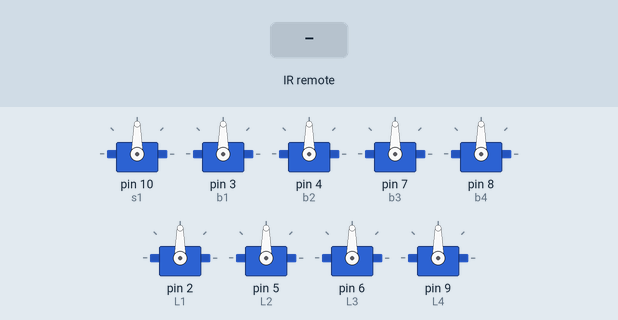
This sketch was run on a simulated Arduino Uno, built with avr-gcc and run on an emulated ATmega328P. Shown: 9 × servo. The test bench sets the inputs (shaded band).

Above: at 2.2 s.
2.3 s: infrared code 0xFF18E7 received
At 5.1 s:
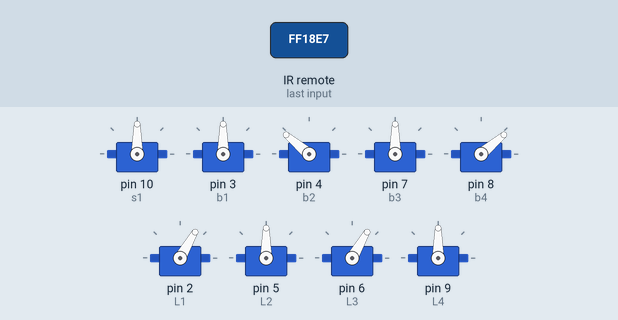
5.3 s: infrared code 0xFF10EF received
At 7.9 s:
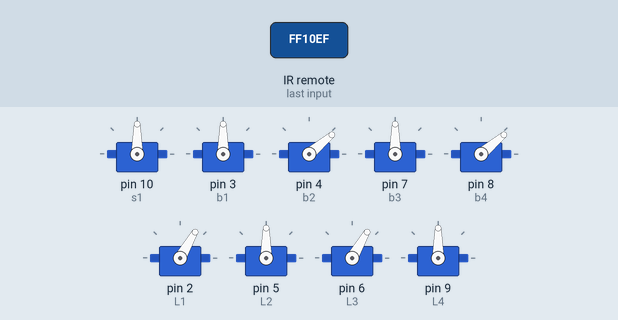
8.3 s: infrared code 0xFF5AA5 received
At 11.1 s:
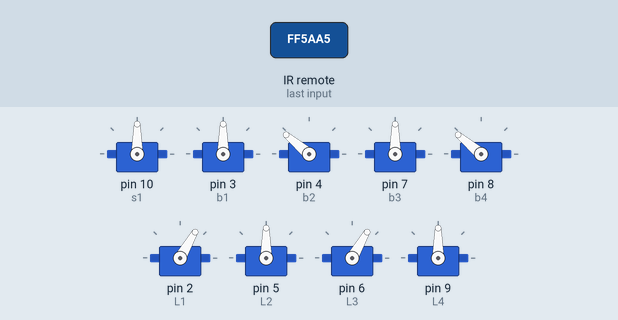
11.3 s: infrared code 0xFFA25D received
At 12.9 s:
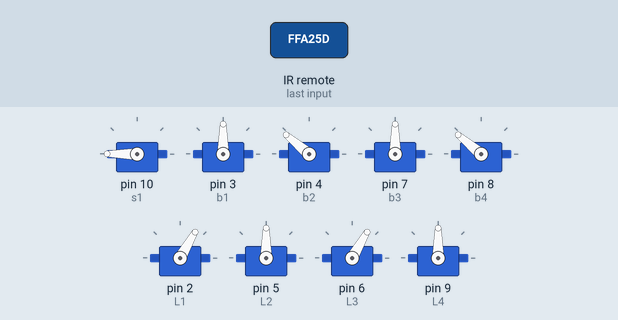
13.9 s: infrared code 0xFF629D received
At 14.07 s:
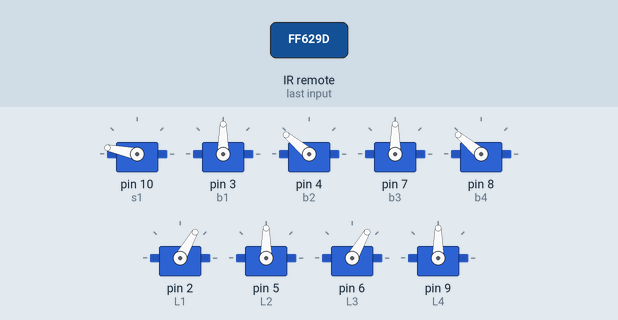
16.0 s: infrared code 0xFFE21D received
At 17.7 s:
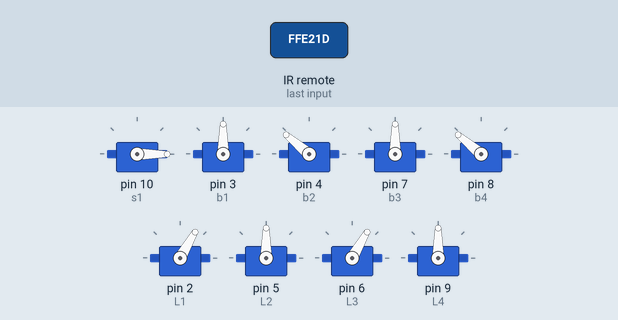
Timing chart, 0 to 19.2 s (numbered marks = the images above; inputs shaded):
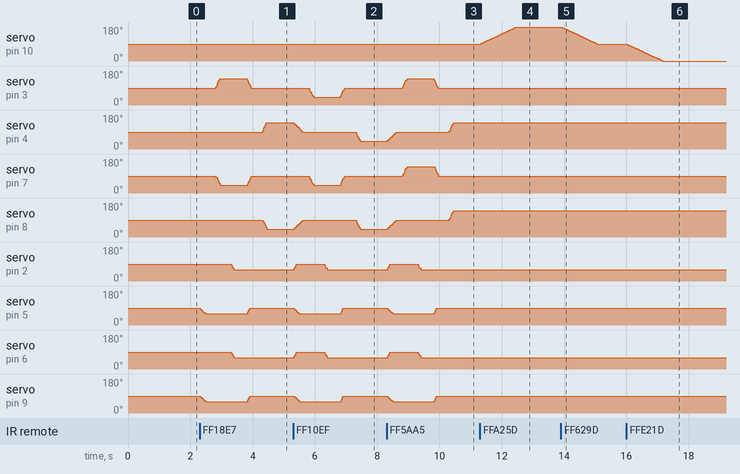

Measured:
- after the input at 2.3 s, servo on pin 3 (b1): rises from 90° to 140° in 0.14 s, then falls to 90° in 1.0 s; servo on pin 4 (b2): 90° → 140° after 2.0 s; servo on pin 8 (b4): 90° → 40° after 2.0 s; servo on pin 2 (L1), servo on pin 6 (L3): 90° → 60° after 1.0 s
- after the input at 5.3 s, servo on pin 4 (b2): moves from 140° to 40° over 2.1 s, starting at once; servo on pin 8 (b4): rises from 40° to 90° in 0.28 s, then falls to 40° in 1.8 s; servo on pin 2 (L1): 60° → 90° at once, → 60° 0.98 s later; servo on pin 6 (L3): rises from 60° to 90° in 0.08 s, then falls to 60° in 0.98 s
- after the input at 8.3 s, servo on pin 3 (b1): rises from 90° to 140° in 0.14 s, then falls to 90° in 1.0 s; servo on pin 4 (b2): moves from 40° to 140° over 2.1 s, starting at once
- after the input at 11.3 s, servo on pin 10 (s1): moves from 90° to 180° over 1.1 s, starting at once
- after the input at 13.9 s, servo on pin 10 (s1): moves from 180° to 90° over 1.1 s, starting at once
- after the input at 16.0 s, servo on pin 10 (s1): moves from 90° to 0° over 1.1 s, starting at once

The sketch:

ir_controled_quadped.ino
```cpp
#include <IRremote.h>
const int RECV_PIN = 11;
IRrecv irrecv(RECV_PIN);
decode_results results;
int IRValue;
#include <VarSpeedServo.h>
VarSpeedServo b1;
VarSpeedServo b2;
VarSpeedServo b3;
VarSpeedServo b4;
VarSpeedServo L1;
VarSpeedServo L2;
VarSpeedServo L3;
VarSpeedServo L4;
VarSpeedServo s1;
void setup()
{
 s1.attach(10);
 b1.attach(3);
 b2.attach(4);
 b3.attach(7);
 b4.attach(8);
 L1.attach(2);
 L2.attach(5);
 L3.attach(6);
 L4.attach(9);

void stand();
 delay(1000);
irrecv.enableIRIn();
irrecv.blink13(true);
}
void loop()
{
if (irrecv.decode(&results)){
  if (results.value == 0xFF18E7) //front
 {
   L1.write(90,225);
 L3.write(90,225);
 delay(500);

 b1.write(140,225);
 b3.write(40,225);
 delay(500);

 L1.write(60,225);
 L3.write(60,225);
 delay(500);

 b1.write(90,225);
 b3.write(90,225);
 L2.write(90,225);
 L4.write(90,225);
 delay(500);

 b2.write(140,225);
 b4.write(40,225);
 delay(500);

 L2.write(60,225);
 L4.write(60,225);

 b2.write(90,225);
 b4.write(90,225);
 }
if (results.value == 0xFF10EF) //left
 {
  L1.write(90,225);
 L3.write(90,225);
 delay(500);

 b1.write(40,225);
 b3.write(40,225);
 delay(500);

 L1.write(60,225);
 L3.write(60,225);
 delay(500);

 b1.write(90,225);
 b3.write(90,225);
 L2.write(90,225);
 L4.write(90,225);
 delay(500);

 b2.write(40,225);
 b4.write(40,225);
 delay(500);

 L2.write(60,225);
 L4.write(60,225);

 b2.write(90,225);
 b4.write(90,225);
 }
 if (results.value == 0xFF5AA5)//right
 {
  L1.write(90,225);
 L3.write(90,225);
 delay(500);

 b1.write(140,225);
 b3.write(140,225);
 delay(500);

 L1.write(60,225);
 L3.write(60,225);
 delay(500);

 b1.write(90,225);
 b3.write(90,225);
 L2.write(90,225);
 L4.write(90,225);
 delay(500);

 b2.write(140,225);
 b4.write(140,225);
 delay(500);

 L2.write(60,225);
 L4.write(60,225);

 b2.write(90,225);
 b4.write(90,225);
 }
  if (results.value == 0xFFA25D)//1
 {
  s1.write(180, 50);
 }
if (results.value == 0xFF629D)//2
 {
  s1.write(90, 50);
 }
 if (results.value == 0xFFE21D)//3
 {
  s1.write(0, 50);
 }
 irrecv.resume();
}
void stand();
{
b1.write(90,100);
 b2.write(90,100);
 b3.write(90,100);
 b4.write(90,100);

 L1.write(60,100);
 L2.write(60,100);
 L3.write(60,100);
 L4.write(60,100);
}

}
```
